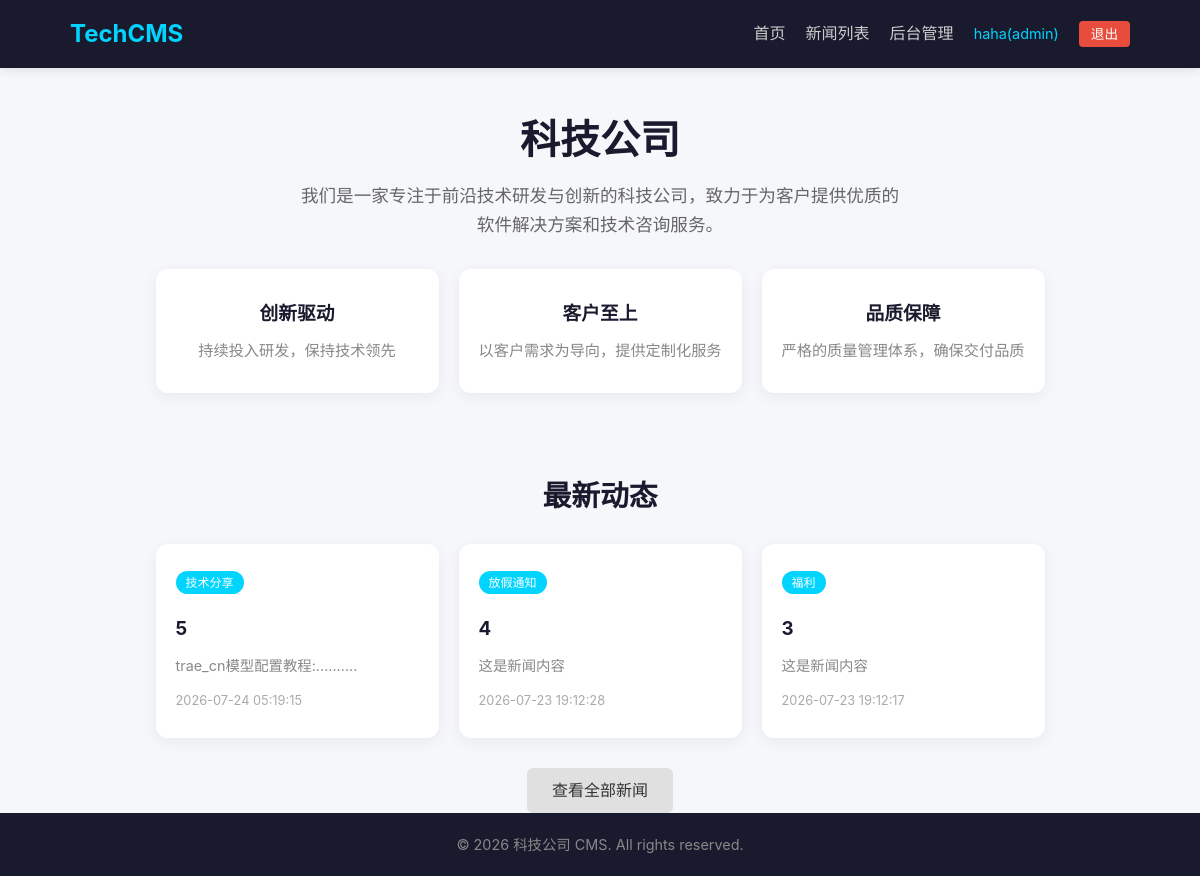
Page / (signed in) on the committed database.
### day08/__init__.py (models this page shows)
class Company_news(Base):
    __tablename__ = 'company_news'
    id = Column(Integer, primary_key=True, autoincrement=True)
    title = Column(String(255))
    content = Column(Text)
    category = Column(String(255))
    date = Column(DateTime, default=datetime.now)

### day08/app_commpany_cns.py (the view)
@app.route('/')
@login_user_required
def index():
    db = Session()
    news_db = db.query(Company_news).order_by(Company_news.id.desc()).all()
    news_list = [{"id": n.id, "title": n.title, "content": n.content,
                  "category": n.category, "date": n.date.strftime("%Y-%m-%d %H:%M:%S")}
                 for n in news_db[:3]]
    db.close()
    return render_template('index.html', news_list=news_list)

### day08/app_commpany_cns.py (called while the page is built)
def login_user_required(f):
    @wraps(f)
    def decorated(*args, **kwargs):
        if 'username' not in session:
            return redirect(url_for('login_page'))
        return f(*args, **kwargs)
    return decorated

### day08/templates/index.html (shortened to what this page needs)
{% extends "base.html" %}
{% block content %}
<div class="home-container">
    <section class="company-intro">
        <h1>科技公司</h1>
        <p class="intro-text">我们是一家专注于前沿技术研发与创新的科技公司，致力于为客户提供优质的软件解决方案和技术咨询服务。</p>
        <div class="intro-cards">
            <div class="intro-card">
                <h3>创新驱动</h3>
                <p>持续投入研发，保持技术领先</p>
            </div>
            <div class="intro-card">
                <h3>客户至上</h3>
                <p>以客户需求为导向，提供定制化服务</p>
            </div>
            <div class="intro-card">
                <h3>品质保障</h3>
                <p>严格的质量管理体系，确保交付品质</p>
            </div>
        </div>
    </section>
    <section class="latest-news">
        <h2>最新动态</h2>
        {% if news_list %}
        <div class="news-cards">
            {% for news in news_list %}
            <div class="news-card">
                <span class="news-category">{{ news.category }}</span>
                <h3><a href="/news/{{ news.id }}">{{ news.title }}</a></h3>
                <p class="news-excerpt">{{ news.content[:100] }}{% if news.content|length > 100 %}...{% endif %}</p>
                <span class="news-date">{{ news.date }}</span>
            </div>
            {% endfor %}
        </div>
        <a href="/news" class="btn btn-secondary">查看全部新闻</a>
        {% else %}
        <p class="empty-tip">暂无新闻动态</p>
        {% endif %}
    </section>
</div>
{% endblock %}

### day08/templates/base.html (shortened to what this page needs)
<!DOCTYPE html>
<html lang="zh-CN">
<head>
    <link rel="stylesheet" href="{{ url_for('static', filename='style.css') }}">
</head>
<body>
    <nav class="navbar">
        <div class="container">
            <a href="/" class="logo">TechCMS</a>
            <ul class="nav-links">
                {% if session.username %}
                <li><a href="/">首页</a></li>
                <li><a href="/news">新闻列表</a></li>
                {% if session.role == 'admin' %}
                <li><a href="/admin">后台管理</a></li>
                {% endif %}
                <li><span class="user-info">{{ session.username }}({{ session.role }})</span></li>
                <li><a href="/logout" class="btn-logout">退出</a></li>
                {% else %}
                <li><a href="/login">登录</a></li>
                <li><a href="/register">注册</a></li>
                {% endif %}
            </ul>
        </div>
    </nav>
    <main class="container">
        {% block content %}{% endblock %}
    </main>
    <footer class="footer">
        <div class="container">
            <p>&copy; 2026 科技公司 CMS. All rights reserved.</p>
        </div>
    </footer>
</body>
</html>

### day08/static/style.css (style rules this page uses)
* { margin: 0; padding: 0; box-sizing: border-box; }
body { font-family: -apple-system, BlinkMacSystemFont, "Segoe UI", "Microsoft YaHei", sans-serif; background: #f5f7fa; color: #333; line-height: 1.6; min-height: 100vh; display: flex; flex-direction: column; }
.container { max-width: 1100px; margin: 0 auto; padding: 0 20px; }
.navbar { background: #1a1a2e; color: #fff; padding: 15px 0; box-shadow: 0 2px 10px rgba(0, 0, 0, 0.1); position: sticky; top: 0; z-index: 100; }
.navbar .container { display: flex; justify-content: space-between; align-items: center; }
.logo { font-size: 1.5rem; font-weight: bold; color: #00d4ff; text-decoration: none; }
.nav-links { list-style: none; display: flex; align-items: center; gap: 20px; }
.nav-links a { color: #ccc; text-decoration: none; transition: color 0.3s; }
.user-info { color: #00d4ff; font-size: 0.9rem; }
.btn-logout { background: #e74c3c; color: #fff !important; padding: 5px 12px; border-radius: 4px; font-size: 0.85rem; }
main { flex: 1; padding: 30px 0; }
.home-container { display: flex; flex-direction: column; gap: 40px; }
.company-intro { text-align: center; padding: 40px 0; }
.company-intro h1 { font-size: 2.5rem; color: #1a1a2e; margin-bottom: 10px; }
.intro-text { font-size: 1.1rem; color: #666; max-width: 600px; margin: 0 auto 30px; }
.intro-cards { display: grid; grid-template-columns: repeat(3, 1fr); gap: 20px; margin-top: 30px; }
.intro-card { background: #fff; padding: 30px 20px; border-radius: 12px; box-shadow: 0 4px 15px rgba(0, 0, 0, 0.06); transition: transform 0.3s; }
.intro-card h3 { color: #1a1a2e; margin-bottom: 10px; }
.intro-card p { color: #888; font-size: 0.95rem; }
.latest-news { text-align: center; }
.latest-news h2 { font-size: 1.8rem; margin-bottom: 25px; color: #1a1a2e; }
.news-cards { display: grid; grid-template-columns: repeat(3, 1fr); gap: 20px; margin-bottom: 30px; }
.news-card { background: #fff; padding: 25px 20px; border-radius: 12px; box-shadow: 0 4px 15px rgba(0, 0, 0, 0.06); text-align: left; transition: transform 0.3s; }
.news-category { display: inline-block; background: #00d4ff; color: #fff; padding: 2px 10px; border-radius: 20px; font-size: 0.75rem; margin-bottom: 10px; }
.news-card h3 { margin: 10px 0; }
.news-card h3 a { color: #1a1a2e; text-decoration: none; }
.news-excerpt { color: #888; font-size: 0.9rem; margin-bottom: 10px; }
.news-date { color: #aaa; font-size: 0.8rem; }
.btn { display: inline-block; padding: 10px 25px; border: none; border-radius: 6px; cursor: pointer; font-size: 1rem; text-decoration: none; transition: all 0.3s; }
.btn-secondary { background: #e0e0e0; color: #333; }
.footer { background: #1a1a2e; color: #888; text-align: center; padding: 20px 0; margin-top: auto; font-size: 0.9rem; }

### rows in the picture
Company_news: category "技术分享", title "5", content "trae_cn模型配置教程:..........", date "2026-07-24 05:19:15"
Company_news: category "放假通知", title "4", content "这是新闻内容", date "2026-07-23 19:12:28"
Company_news: category "福利", title "3", content "这是新闻内容", date "2026-07-23 19:12:17"

### other values in the picture
{{ session.username }} "haha"
{{ session.role }} "admin"
